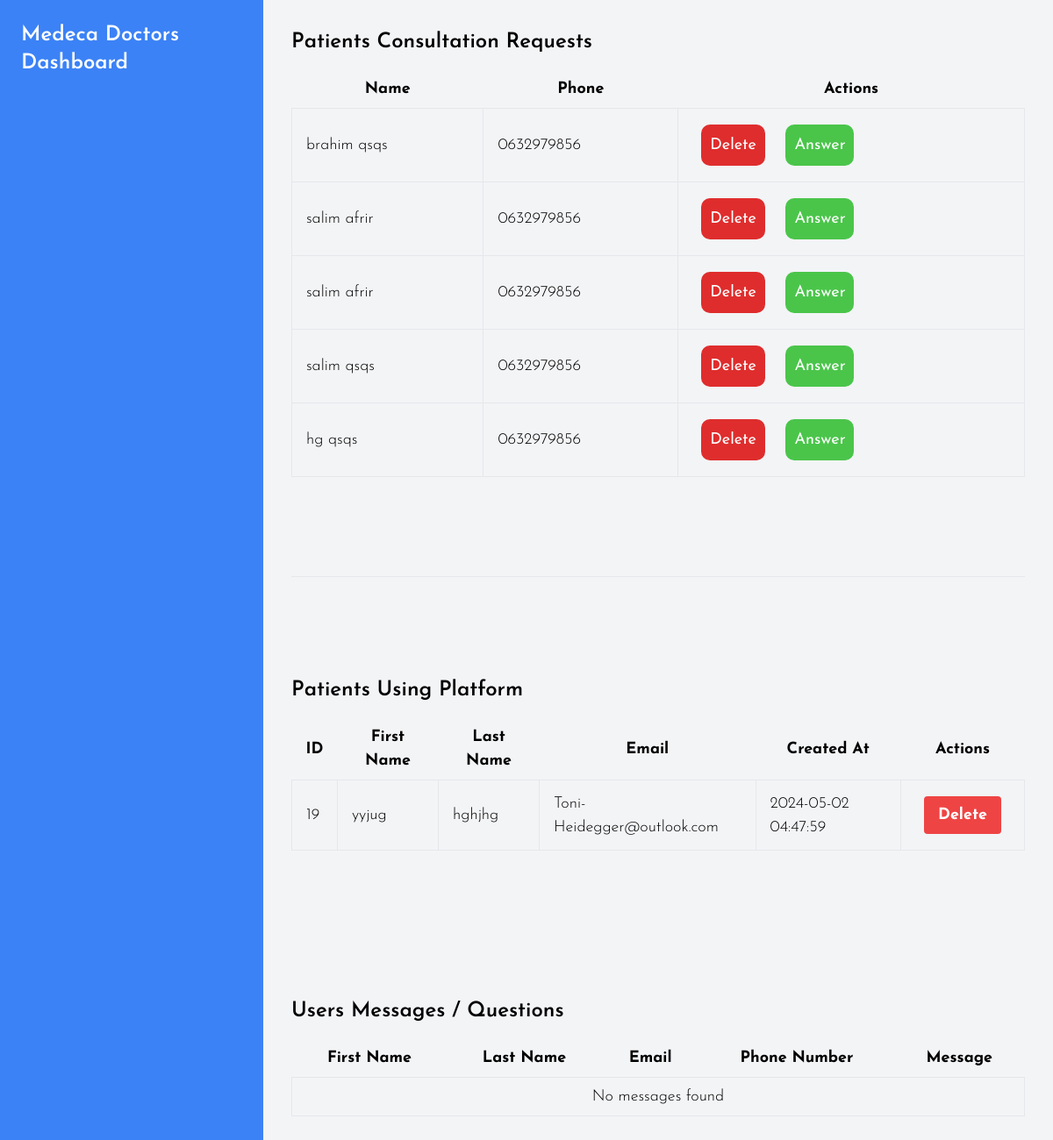
Page /doctorsdash.php on the committed database.
### tables this page shows
CREATE TABLE IF NOT EXISTS `requests` (
  `id` int NOT NULL AUTO_INCREMENT,
  `first_name` varchar(255) NOT NULL,
  `last_name` varchar(255) NOT NULL,
  `phone` varchar(20) NOT NULL,
  `created_at` timestamp NULL DEFAULT CURRENT_TIMESTAMP,
  PRIMARY KEY (`id`)
);

CREATE TABLE IF NOT EXISTS `users` (
  `user_id` int NOT NULL AUTO_INCREMENT,
  `first_name` varchar(50) DEFAULT NULL,
  `last_name` varchar(50) DEFAULT NULL,
  `email` varchar(100) DEFAULT NULL,
  `password` varchar(255) DEFAULT NULL,
  `created_at` timestamp NULL DEFAULT CURRENT_TIMESTAMP,
  PRIMARY KEY (`user_id`),
  UNIQUE KEY `email` (`email`)
);

### doctorsdash.php (the view, shortened to what this page needs)
<!DOCTYPE html>
<html lang="en">
<head>
    <link href="https://cdn.jsdelivr.net/npm/tailwindcss@2.2.19/dist/tailwind.min.css" rel="stylesheet">
</head>
<body class="bg-gray-100">
    <div class="flex">
        <div class="w-1/4 bg-blue-500 p-6 text-white">
            <h2 class="text-2xl font-semibold mb-4">Medeca Doctors Dashboard</h2>
        </div>
        <div class="w-3/4 p-8">
            <div class="mb-8">
                <h1 class="text-2xl font-semibold mb-4">Patients Consultation Requests</h1>
                <div class="overflow-x-auto">
                    <table class="table-auto w-full">
                        <thead>
                            <tr>
                                <th class="px-4 py-2">Name</th>
                                <th class="px-4 py-2">Phone</th>
                                <th class="px-4 py-2">Actions</th>
                            </tr>
                        </thead>
                        <tbody>
                            <?php
                            $servername = "localhost";
                            $username = "root";
                            $password = "";
                            $dbname = "medeca_db";
                            $conn = new mysqli($servername, $username, $password, $dbname);
                            $sql = "SELECT * FROM requests";
                            $result = $conn->query($sql);
                            if ($result->num_rows > 0) {
                                while($row = $result->fetch_assoc()) {
                                    echo "<tr>";
                                    echo "<td class='border px-4 py-2'>" . $row["first_name"] . " " . $row["last_name"] . "</td>";
                                    echo "<td class='border px-4 py-2'>" . $row["phone"] . "</td>";
                                    echo "<td class='border px-4 py-2'>
                                            <form action='delete_request.php' method='post' class='inline'>
                                                <input type='hidden' name='request_id' value='" . $row["id"] . "'>
                                                <button type='submit' id ='btn-del' class='text-red-600'>Delete</button>
                                            </form>
                                            <button onclick='answerRequest(" . $row["id"] . ")' class='text-blue-600 ml-2' id = 'btn-asr'>Answer</button>
                                          </td>";
                                    echo "</tr>";
                                }
                            } else {
                                echo "<tr><td colspan='3' class='border px-4 py-2 text-center'>No consultation requests</td></tr>";
                            }
                            ?>
                        </tbody>
                    </table>
                </div>
            </div>
          <br>
          <br>
          <br>
          <hr>
          <br>
          <br>
          <br>
             <div class="container mx-auto py-8">
                <h1 class="text-2xl font-semibold mb-4">Patients Using Platform</h1>
                <div class="overflow-x-auto">
                    <table class="table-auto w-full">
                        <thead>
                            <tr>
                                <th class="px-4 py-2">ID</th>
                                <th class="px-4 py-2">First Name</th>
                                <th class="px-4 py-2">Last Name</th>
                                <th class="px-4 py-2">Email</th>
                                <th class="px-4 py-2">Created At</th>
                                <th class="px-4 py-2">Actions</th>
                            </tr>
                        </thead>
                        <tbody>
                            <?php
                            $servername = "localhost";
                            $username = "root";
                            $password = "";
                            $dbname = "medeca_db";
                            $userConn = new mysqli($servername, $username, $password, $dbname);
                            $userSql = "SELECT * FROM users";
                            $userResult = $userConn->query($userSql);
                            if ($userResult->num_rows > 0) {
                                while ($row = $userResult->fetch_assoc()) {
                                    echo "<tr>";
                                    echo "<td class='border px-4 py-2'>" . $row["user_id"] . "</td>";
                                    echo "<td class='border px-4 py-2'>" . $row["first_name"] . "</td>";
                                    echo "<td class='border px-4 py-2'>" . $row["last_name"] . "</td>";
                                    echo "<td class='border px-4 py-2'>" . $row["email"] . "</td>";
                                    echo "<td class='border px-4 py-2'>" . $row["created_at"] . "</td>";
                                    echo "<td class='border px-4 py-2'>
                                            <form method='post'>
                                                <input type='hidden' name='user_id' value='" . $row["user_id"] . "'>
                                                <button type='submit' name='delete_user' class='bg-red-500 hover:bg-red-700 text-white font-bold py-2 px-4 rounded'>Delete</button>
                                            </form>
                                          </td>";
                                    echo "</tr>";
                                }
                            } else {
                                echo "<tr><td colspan='7' class='border px-4 py-2 text-center'>No users found</td></tr>";
                            }
                            ?>
                        </tbody>
                    </table>
                </div>
            </div>
            <br>
            <br>
            <br>
            <br>
            <br>
            <div class="mb-8">
                <h1 class="text-2xl font-semibold mb-4">Users Messages / Questions</h1>
                <div class="overflow-x-auto">
                    <table class="table-auto w-full">
                        <thead>
                            <tr>
                                <th class="px-4 py-2">First Name</th>
                                <th class="px-4 py-2">Last Name</th>
                                <th class="px-4 py-2">Email</th>
                                <th class="px-4 py-2">Phone Number</th>
                                <th class="px-4 py-2">Message</th>
                            </tr>
                        </thead>
                        <tbody>
                            <?php
                            $servername = "localhost";
                            $username = "root";
                            $password = "";
                            $dbname = "medeca_db";
                            $conn = new mysqli($servername, $username, $password, $dbname);
                            $sql = "SELECT * FROM contact";
                            $result = $conn->query($sql);
                            if ($result->num_rows > 0) {
                                while($row = $result->fetch_assoc()) {
                                    echo "<tr>";
                                    echo "<td class='border px-4 py-2'>" . $row["first_name"] . "</td>";
                                    echo "<td class='border px-4 py-2'>" . $row["last_name"] . "</td>";
                                    echo "<td class='border px-4 py-2'>" . $row["email"] . "</td>";
                                    echo "<td class='border px-4 py-2'>" . $row["phone_number"] . "</td>";
                                    echo "<td class='border px-4 py-2'>" . $row["message"] . "</td>";
                                    echo "</tr>";
                                }
                            } else {
                                echo "<tr><td colspan='5' class='border px-4 py-2 text-center'>No messages found</td></tr>";
                            }
                            ?>
                        </tbody>
                    </table>
                </div>
            </div>
            </div>
        </div>
</body>
</html>

### doctorsdash.php (style rules this page uses)
body { font-family: "Josefin Sans", sans-serif; font-optical-sizing: auto; font-weight: 337; font-style: normal; font-size: 18px; }
button { margin: 10px; padding: 10px; }
#btn-asr { color: white; background-color: #4ac54a; border-radius: 10px; }
#btn-del { color: white; background-color: #df2d2d; border-radius: 10px; }

### rows in the picture
requests: first_name "brahim", last_name "qsqs", phone "0632979856"
requests: first_name "salim", last_name "afrir", phone "0632979856"
requests: first_name "salim", last_name "afrir", phone "0632979856"
requests: first_name "salim", last_name "qsqs", phone "0632979856"
requests: first_name "hg", last_name "qsqs", phone "0632979856"
users: user_id "19", first_name "yyjug", last_name "hghjhg", email "Toni-Heidegger@outlook.com", created_at "2024-05-02 04:47:59"
